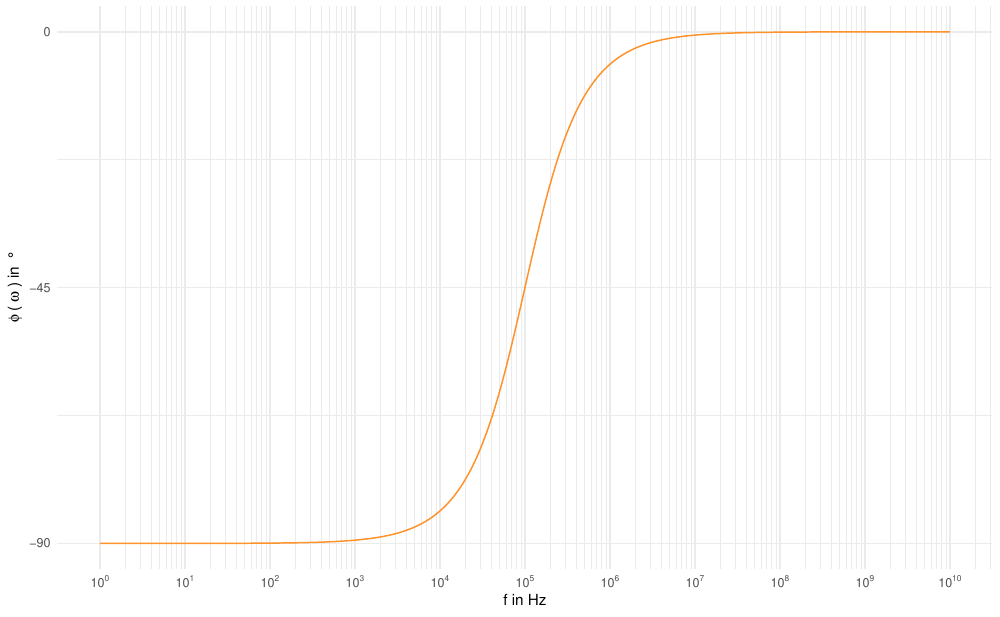

Reproduce this figure in R.
# this is some messy code :D
library(ggplot2)
library(scales)


width <- 10
height <- width * 0.618

outputName <- "PH.pdf"


phase <- function(f) {
    -atan(1/(f*0.00001))*180/pi
}

xbreaks <- 10^(0:10)
minor_breaks <- rep(1:9, 21)*(10^rep(0:10, each=9))

fg <- 1700
hsBlue <- "grey70"
pointColor <- "#00b1db"
cutoffColor <- "#db0058"
cutoffPoint <- data.frame(fg = fg, db=-3)

ylabel <- bquote(phi~"("~omega~") in "~degree)
xlabel <- "f in Hz"

ybreaks <- c(0, -45, -90)

p <- ggplot(data=data.frame(x=c(1,10^10)), aes(x=x)) +
    theme_minimal() +
    ylab(ylabel) +
    xlab(xlabel) +
    scale_x_continuous( trans="log10",breaks = xbreaks, minor_breaks=minor_breaks, labels = trans_format("log10", math_format(10^.x))) +
    scale_y_continuous(breaks = ybreaks)+
    stat_function(fun = phase, n = 4000, color="#ff922b")

pdf(outputName, width, height)
p
